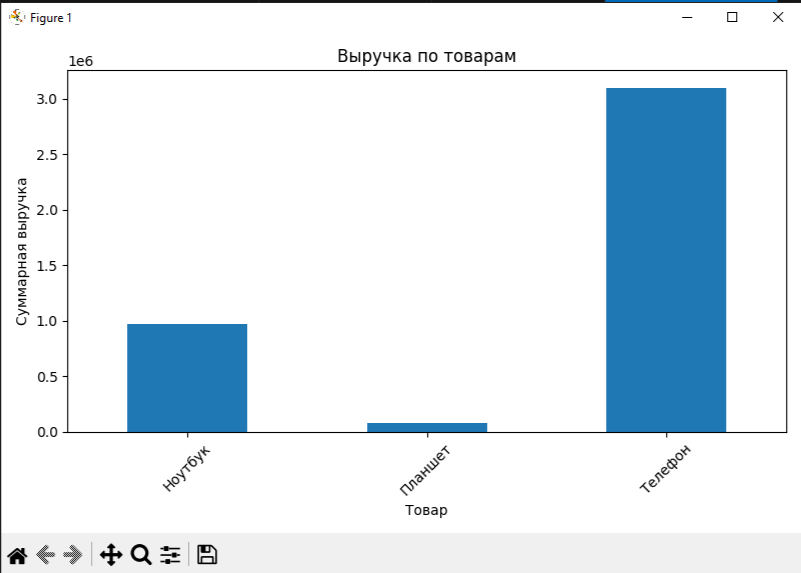

This chart was generated by the following Python code:
import pandas as pd
import numpy as np
import matplotlib.pyplot as plt

data = {
    "Товар": ["Ноутбук", "Телефон", "Планшет", "Телефон", "Ноутбук", "Планшет", "Ноутбук", "Телефон"],
    "Цена": [50000, 30000, np.nan, 32000, 51000, 28000, np.nan, 29500],
    "Количество": [10, 5, 0, 1200, 8, 3, 2, 100] # созданм DataFrame с пропусками и выбросами
}
df = pd.DataFrame(data)

# 2. Заполнение пропусков в "Цена" медианой
median_price = df["Цена"].median()
df["Цена"].fillna(median_price, inplace=True) #заполнение пропусков в медианой

df = df[(df["Количество"] >= 1) & (df["Количество"] <= 1000)]#удаление выбросов по "Количество" (<1 или >1000)

df["Общая_стоимость"] = df["Цена"] * df["Количество"]#новый столбец "Общая_стоимость"
revenue = df.groupby("Товар")["Общая_стоимость"].sum()
#построение графика
plt.figure(figsize=(8, 5))
revenue.plot(kind="bar")
plt.title("Выручка по товарам")
plt.xlabel("Товар")
plt.ylabel("Суммарная выручка")
plt.xticks(rotation=45)
plt.tight_layout()
plt.show()
print("Обработанный DataFrame:")
print(df)

print("\nСуммарная выручка по каждому товару:") #вывод итоговой выручки
print(revenue)
